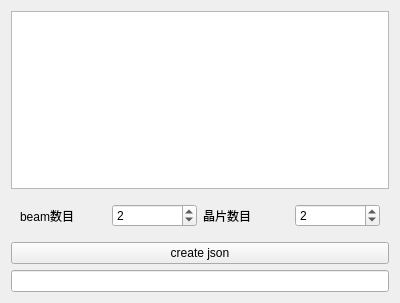
<?xml version="1.0" encoding="UTF-8"?>
<ui version="4.0">
 <class>func4</class>
 <widget class="QWidget" name="func4">
  <property name="geometry">
   <rect>
    <x>0</x>
    <y>0</y>
    <width>400</width>
    <height>303</height>
   </rect>
  </property>
  <property name="windowTitle">
   <string>Form</string>
  </property>
  <layout class="QGridLayout" name="gridLayout_2">
   <item row="0" column="0">
    <widget class="QTableWidget" name="table"/>
   </item>
   <item row="3" column="0">
    <widget class="QPushButton" name="btn_create">
     <property name="text">
      <string>create json</string>
     </property>
    </widget>
   </item>
   <item row="1" column="0">
    <widget class="QWidget" name="widget" native="true">
     <layout class="QGridLayout" name="gridLayout">
      <item row="0" column="0">
       <widget class="QLabel" name="label">
        <property name="text">
         <string>beam数目</string>
        </property>
       </widget>
      </item>
      <item row="0" column="1">
       <widget class="QSpinBox" name="spinBox_cnt_beam">
        <property name="minimum">
         <number>1</number>
        </property>
        <property name="value">
         <number>2</number>
        </property>
       </widget>
      </item>
      <item row="0" column="2">
       <widget class="QLabel" name="label_2">
        <property name="text">
         <string>晶片数目</string>
        </property>
       </widget>
      </item>
      <item row="0" column="3">
       <widget class="QSpinBox" name="spinBox_cnt_id_trans">
        <property name="minimum">
         <number>1</number>
        </property>
        <property name="value">
         <number>2</number>
        </property>
       </widget>
      </item>
     </layout>
    </widget>
   </item>
   <item row="4" column="0">
    <widget class="QLineEdit" name="lineEdit_load"/>
   </item>
  </layout>
 </widget>
 <resources/>
 <connections/>
</ui>
